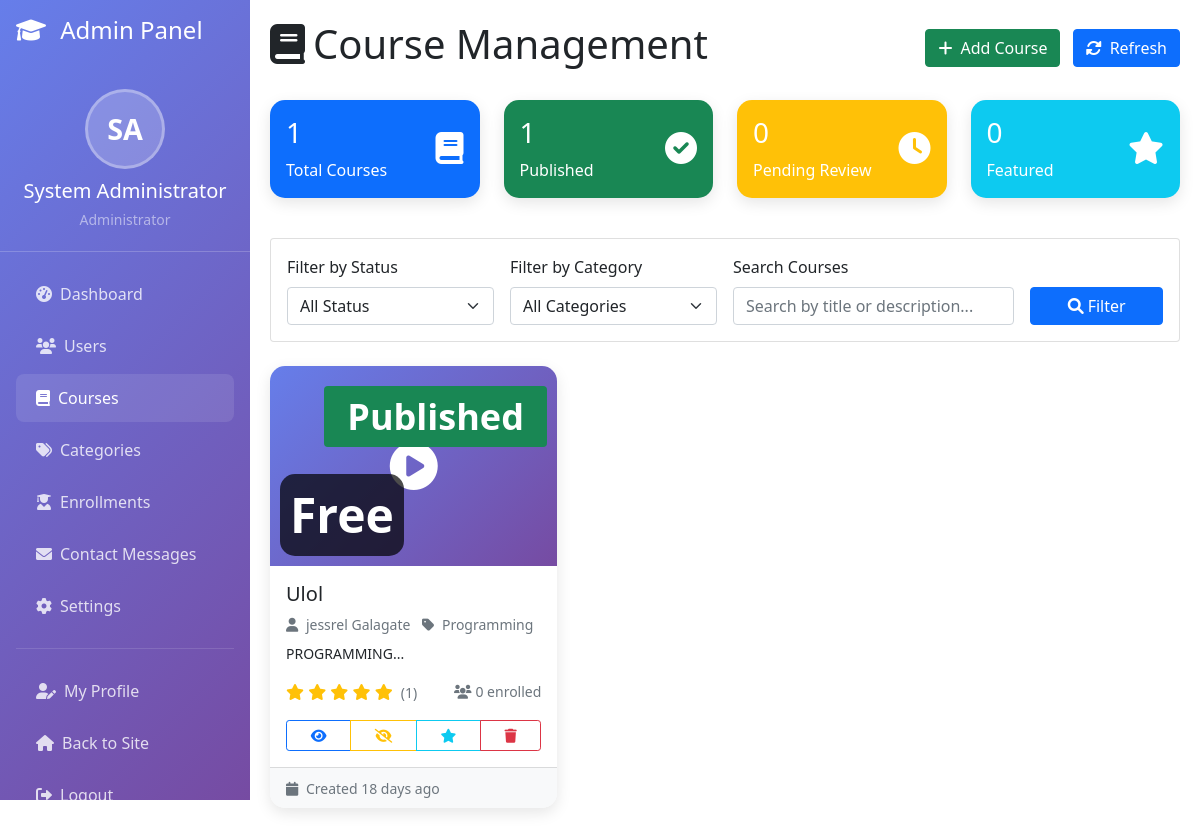
The page /admin/courses.php (signed in) on the database its author committed.
### tables this page shows
CREATE TABLE `users` (
  `id` int(11) NOT NULL,
  `username` varchar(50) NOT NULL,
  `email` varchar(100) NOT NULL,
  `password` varchar(255) NOT NULL,
  `first_name` varchar(50) NOT NULL,
  `last_name` varchar(50) NOT NULL,
  `role` enum('student','instructor','admin') DEFAULT 'student',
  `profile_image` varchar(255) DEFAULT NULL,
  `bio` text DEFAULT NULL,
  `phone` varchar(20) DEFAULT NULL,
  `date_of_birth` date DEFAULT NULL,
  `instructor_rating_average` decimal(3,2) DEFAULT 0.00,
  `instructor_rating_count` int(11) DEFAULT 0,
  `is_active` tinyint(1) DEFAULT 1,
  `email_verified` tinyint(1) DEFAULT 0,
  `created_at` timestamp NOT NULL DEFAULT current_timestamp(),
  `updated_at` timestamp NOT NULL DEFAULT current_timestamp() ON UPDATE current_timestamp()
);

CREATE TABLE `courses` (
  `id` int(11) NOT NULL,
  `title` varchar(200) NOT NULL,
  `description` text NOT NULL,
  `short_description` varchar(500) DEFAULT NULL,
  `instructor_id` int(11) NOT NULL,
  `category_id` int(11) NOT NULL,
  `price` decimal(10,2) DEFAULT 0.00,
  `is_free` tinyint(1) DEFAULT 1,
  `thumbnail` varchar(255) DEFAULT NULL,
  `video_preview` varchar(255) DEFAULT NULL,
  `level` enum('beginner','intermediate','advanced') DEFAULT 'beginner',
  `duration_hours` int(11) DEFAULT 0,
  `language` varchar(50) DEFAULT 'English',
  `requirements` text DEFAULT NULL,
  `what_you_learn` text DEFAULT NULL,
  `is_published` tinyint(1) DEFAULT 0,
  `is_featured` tinyint(1) DEFAULT 0,
  `enrollment_count` int(11) DEFAULT 0,
  `rating_average` decimal(3,2) DEFAULT 0.00,
  `rating_count` int(11) DEFAULT 0,
  `created_at` timestamp NOT NULL DEFAULT current_timestamp(),
  `updated_at` timestamp NOT NULL DEFAULT current_timestamp() ON UPDATE current_timestamp()
);

CREATE TABLE `categories` (
  `id` int(11) NOT NULL,
  `name` varchar(100) NOT NULL,
  `description` text DEFAULT NULL,
  `slug` varchar(100) NOT NULL,
  `image` varchar(255) DEFAULT NULL,
  `is_active` tinyint(1) DEFAULT 1,
  `created_at` timestamp NOT NULL DEFAULT current_timestamp()
);

### admin/courses.php (the view, shortened to what the rows shown need)
<?php
require_once __DIR__ . '/../classes/User.php';
require_once __DIR__ . '/../classes/Course.php';
$course = new Course();
$page = isset($_GET['page']) ? (int)$_GET['page'] : 1;
$limit = 12;
$filters = ['show_unpublished' => true];
$courses = $course->getAllCourses($page, $limit, $filters);
?>
<!DOCTYPE html>
<html lang="en">
<head>
    <link href="https://cdn.jsdelivr.net/npm/bootstrap@5.1.3/dist/css/bootstrap.min.css" rel="stylesheet">
    <link href="https://cdnjs.cloudflare.com/ajax/libs/font-awesome/6.0.0/css/all.min.css" rel="stylesheet">
</head>
<body>
    <?php include 'includes/sidebar.php'; ?>
    <div class="main-content">
        <div class="d-flex justify-content-between align-items-center mb-4">
            <h1><i class="fas fa-book me-2"></i>Course Management</h1>
        </div>
        <div class="row">
            <?php if (!empty($courses)): ?>
                <?php foreach ($courses as $c): ?>
                    <div class="col-lg-4 col-md-6 mb-4">
                        <div class="card course-card">
                            <div class="course-thumbnail">
                                <?php if ($c['thumbnail'] && file_exists('../uploads/courses/' . $c['thumbnail'])): ?>
                                    <img src="../uploads/courses/<?php echo htmlspecialchars($c['thumbnail']); ?>"
                                         alt="Course Thumbnail" class="w-100 h-100" style="object-fit: cover;">
                                <?php else: ?>
                                    <i class="fas fa-play-circle"></i>
                                <?php endif; ?>
                                <div class="course-status">
                                    <span class="badge bg-<?php echo $c['is_published'] ? 'success' : 'warning'; ?>">
                                        <?php echo $c['is_published'] ? 'Published' : 'Draft'; ?>
                                    </span>
                                </div>
                                <div class="course-price">
                                    <?php echo $c['is_free'] ? 'Free' : formatCurrency($c['price']); ?>
                                </div>
                            </div>
                            <div class="card-body">
                                <h5 class="card-title"><?php echo htmlspecialchars($c['title']); ?></h5>
                                <p class="text-muted small mb-2">
                                    <i class="fas fa-user me-1"></i>
                                    <?php echo htmlspecialchars($c['first_name'] . ' ' . $c['last_name']); ?>
                                    <span class="ms-2">
                                        <i class="fas fa-tag me-1"></i>
                                        <?php echo htmlspecialchars($c['category_name']); ?>
                                    </span>
                                </p>
                                <p class="card-text small">
                                    <?php echo htmlspecialchars(substr($c['short_description'] ?: $c['description'], 0, 100)) . '...'; ?>
                                </p>
                                <div class="d-flex justify-content-between align-items-center mb-3">
                                    <div class="text-warning">
                                        <?php for ($i = 1; $i <= 5; $i++): ?>
                                            <i class="fas fa-star<?php echo $i <= $c['rating_average'] ? '' : '-o'; ?>"></i>
                                        <?php endfor; ?>
                                        <small class="text-muted ms-1">(<?php echo $c['rating_count']; ?>)</small>
                                    </div>
                                    <small class="text-muted">
                                        <i class="fas fa-users me-1"></i><?php echo $c['enrollment_count']; ?> enrolled
                                    </small>
                                </div>
                                <div class="btn-group w-100" role="group">
                                    <a href="../course.php?id=<?php echo $c['id']; ?>" class="btn btn-outline-primary btn-sm" target="_blank">
                                        <i class="fas fa-eye"></i>
                                    </a>
                                    <button class="btn btn-outline-<?php echo $c['is_published'] ? 'warning' : 'success'; ?> btn-sm"
                                            onclick="togglePublished(<?php echo $c['id']; ?>)"
                                            title="<?php echo $c['is_published'] ? 'Unpublish' : 'Publish'; ?>">
                                        <i class="fas fa-<?php echo $c['is_published'] ? 'eye-slash' : 'check'; ?>"></i>
                                    </button>
                                    <button class="btn btn-outline-<?php echo $c['is_featured'] ? 'danger' : 'info'; ?> btn-sm"
                                            onclick="toggleFeatured(<?php echo $c['id']; ?>)"
                                            title="<?php echo $c['is_featured'] ? 'Remove from Featured' : 'Add to Featured'; ?>">
                                        <i class="fas fa-star"></i>
                                    </button>
                                    <button class="btn btn-outline-danger btn-sm"
                                            onclick="deleteCourse(<?php echo $c['id']; ?>, '<?php echo htmlspecialchars($c['title']); ?>')"
                                            title="Delete Course">
                                        <i class="fas fa-trash"></i>
                                    </button>
                                </div>
                            </div>
                            <div class="card-footer bg-light">
                                <small class="text-muted">
                                    <i class="fas fa-calendar me-1"></i>
                                    Created <?php echo timeAgo($c['created_at']); ?>
                                </small>
                            </div>
                        </div>
                    </div>
                <?php endforeach; ?>
            <?php endif; ?>
        </div>
    </div>
</body>
</html>

### admin/includes/sidebar.php (shortened to what the rows shown need)
<?php
if (!isset($admin_user)) {
    $admin_user = new User();
    $admin_user->getUserById($_SESSION['user_id']);
}
?>
<div class="sidebar position-fixed" style="width: 250px; z-index: 1000; height: 100vh; overflow-y: auto;">
    <div class="admin-profile">
        <div class="admin-initials" style="display: none;">
            <?php echo strtoupper(substr($admin_user->first_name, 0, 1) . substr($admin_user->last_name, 0, 1)); ?>
        </div>
        <h5 class="text-white mb-1 mt-2"><?php echo htmlspecialchars($admin_user->first_name . ' ' . $admin_user->last_name); ?></h5>
        <small class="text-white-50">Administrator</small>
    </div>
</div>

### rows shown on the page
users: first_name+last_name "SA", first_name+last_name "System Administrator"
courses: is_published "Published", is_free "Free", title "Ulol", instructor.last_name "jessrel Galagate", category.name "Programming", short_description "PROGRAMMING", rating_average 5 (drawn), rating_count "1", enrollment_count "0", created_at "18 days ago"

### other values the page prints
$stats['total'] "1"
$stats['published'] "1"
$stats['draft'] "0"
$stats['featured'] "0"
